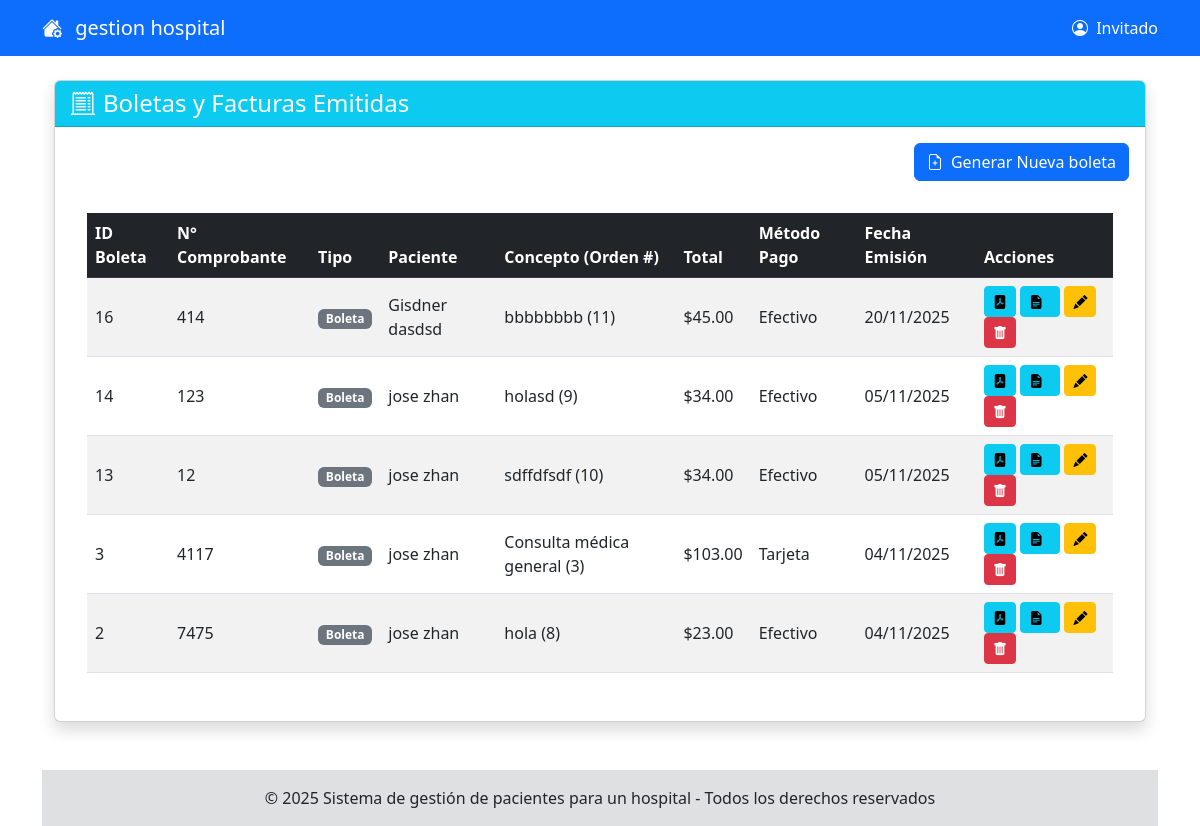
Before: /modeloRol/cajero/gestionEmisionBoletaFinal/indexEmisionBoletaFinal.php with the older database file.
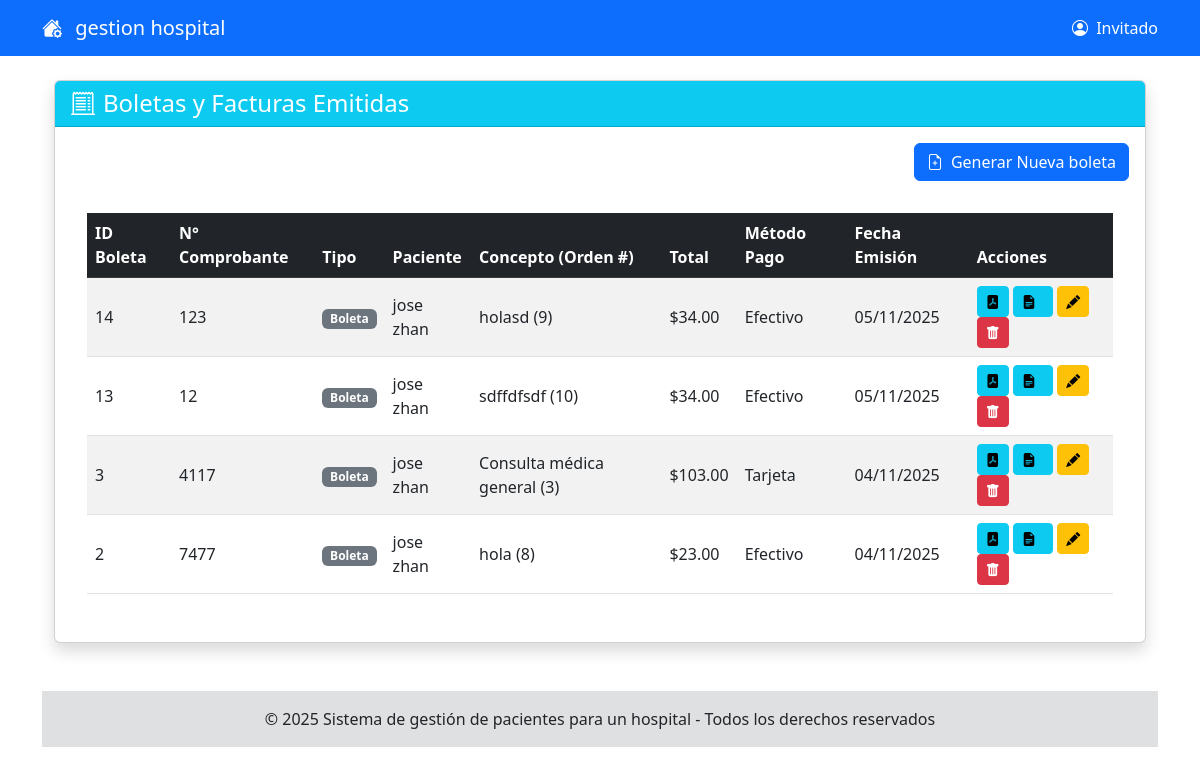
After: the same page with the newer database file.
### tables this page shows
CREATE TABLE `boletas` (
  `id_boleta` int(11) NOT NULL,
  `id_orden` int(11) NOT NULL,
  `numero_boleta` varchar(20) NOT NULL,
  `tipo` enum('Boleta','Factura') DEFAULT 'Boleta',
  `monto_total` decimal(10,2) NOT NULL,
  `metodo_pago` enum('Efectivo','Tarjeta','Transferencia') NOT NULL,
  `fecha_emision` timestamp NOT NULL DEFAULT current_timestamp()
);

CREATE TABLE `usuarios` (
  `id_usuario` int(11) NOT NULL,
  `id_rol` int(11) NOT NULL,
  `email` varchar(50) NOT NULL,
  `usuario_clave` varchar(255) NOT NULL,
  `usuario_usuario` varchar(50) NOT NULL,
  `nombre` varchar(50) NOT NULL,
  `apellido_paterno` varchar(50) NOT NULL,
  `apellido_materno` varchar(50) NOT NULL,
  `telefono` varchar(15) DEFAULT NULL,
  `activo` tinyint(1) DEFAULT 1,
  `ultimo_login` datetime DEFAULT NULL,
  `estatus` int(11) NOT NULL,
  `creado_en` timestamp NOT NULL DEFAULT current_timestamp(),
  `actualizado_en` timestamp NOT NULL DEFAULT current_timestamp() ON UPDATE current_timestamp()
);

CREATE TABLE `orden_pago` (
  `id_orden` int(11) NOT NULL,
  `id_paciente` int(11) NOT NULL,
  `id_cita` int(11) DEFAULT NULL,
  `id_internado` int(11) DEFAULT NULL,
  `concepto` varchar(255) NOT NULL,
  `monto_estimado` decimal(10,2) NOT NULL,
  `estado` enum('Pendiente','Facturada','Anulada') DEFAULT 'Pendiente',
  `fecha_emision` timestamp NOT NULL DEFAULT current_timestamp()
);

### modeloRol/cajero/gestionEmisionBoletaFinal/indexEmisionBoletaFinal.php (called while the page is built, shortened)
<?php
include_once('./formEmisionBoletaFinal.php');
$obj = new formEmisionBoletaFinal();
$obj->formEmisionBoletaFinalShow();
?>

### modelo/conexion.php (called while the page is built, shortened)
<?php
class Conexion
{
    private static $instancia = null;
    private $connection;
    private $host = 'localhost';
    private $user = 'root';
    private $pass = '';
    private $dbName = 'opipitaltrabajo';
    private function __construct()
    {
        $this->connection = new mysqli($this->host, $this->user, $this->pass, $this->dbName);
        $this->connection->set_charset("utf8");
    }
    public static function getInstancia()
    {
        if (self::$instancia === null) {
            self::$instancia = new Conexion();
        }
        return self::$instancia;
    }
    public function getConnection()
    {
        return $this->connection;
    }
}
?>

### modelo/BoletaDAO.php (called while the page is built, shortened)
<?php
include_once('conexion.php');
class BoletaDAO
{
    private $connection;
    public function __construct()
    {
        $this->connection = Conexion::getInstancia()->getConnection();
    }
    public function obtenerTodasLasBoletas()
    {
        $sql = "SELECT
                    b.id_boleta, b.numero_boleta, b.tipo, b.monto_total, b.metodo_pago, b.fecha_emision,
                    op.id_orden, op.concepto,
                    u.nombre AS nombre_paciente, u.apellido_paterno AS apellido_paciente
                FROM boletas b
                JOIN orden_pago op ON b.id_orden = op.id_orden
                JOIN pacientes p ON op.id_paciente = p.id_paciente
                JOIN usuarios u ON p.id_usuario = u.id_usuario
                ORDER BY b.fecha_emision DESC";
        $resultado = $this->connection->query($sql);
        return $resultado ? $resultado->fetch_all(MYSQLI_ASSOC) : [];
    }
}
?>

### modeloRol/cajero/gestionEmisionBoletaFinal/formEmisionBoletaFinal.php (the view, shortened to what the changed rows need)
<?php
include_once("../../../shared/pantalla.php");
include_once("../../../modelo/BoletaDAO.php");
class formEmisionBoletaFinal extends pantalla
{
    public function formEmisionBoletaFinalShow()
    {
        $objBoletaDAO = new BoletaDAO();
        $listaBoletas = $objBoletaDAO->obtenerTodasLasBoletas();
?>
<div class="container mt-4">
    <div class="card shadow">
        <div class="card-body">
        <div class="card-body">
            <div class="table-responsive">
                <table class="table table-striped table-hover align-middle">
                    <thead>
                        <tr class="table-dark">
                            <th>ID Boleta</th>
                            <th>N° Comprobante</th>
                            <th>Tipo</th>
                            <th>Paciente</th>
                            <th>Concepto (Orden #)</th>
                            <th>Total</th>
                            <th>Método Pago</th>
                            <th>Fecha Emisión</th>
                            <th>Acciones</th>
                        </tr>
                    </thead>
                    <tbody>
                        <?php if (count($listaBoletas) > 0) {
                            foreach ($listaBoletas as $boleta) {
                                $badgeType = ($boleta['tipo'] == 'Factura') ? 'primary' : 'secondary';
                            ?>
                                <tr>
                                    <td><?php echo htmlspecialchars($boleta['id_boleta']); ?></td>
                                    <td><?php echo htmlspecialchars($boleta['numero_boleta']); ?></td>
                                    <td><span class="badge bg-<?php echo $badgeType; ?>"><?php echo htmlspecialchars($boleta['tipo']); ?></span></td>
                                    <td><?php echo htmlspecialchars($boleta['nombre_paciente'] . ' ' . $boleta['apellido_paciente']); ?></td>
                                    <td><?php echo htmlspecialchars($boleta['concepto']); ?> (<?php echo htmlspecialchars($boleta['id_orden']); ?>)</td>
                                    <td>$<?php echo number_format(htmlspecialchars($boleta['monto_total']), 2); ?></td>
                                    <td><?php echo htmlspecialchars($boleta['metodo_pago']); ?></td>
                                    <td><?php echo date('d/m/Y', strtotime($boleta['fecha_emision'])); ?></td>
                                    <td>
                                        <a href="./emicionDeBoletaPDF/indexEmicionBoletaPDF.php?id_boleta=<?php echo htmlspecialchars($boleta['id_boleta']); ?>"
                                           class="btn btn-sm btn-info" title="Emitir Boleta" target="_blank">
                                            <i class="bi bi-file-pdf-fill"></i>
                                        </a>
                                        <a href="./emirtirPrefactura/indexEmitirPrefactura.php?id_boleta=<?php echo htmlspecialchars($boleta['id_boleta']); ?>"
                                            class="btn btn-sm btn-info" title="Emitir Prefactura PDF" target="_blank">
                                                <i class="bi bi-file-earmark-text-fill me-2"></i>
                                            </a>
                                           <a href="./editarEmicionBoleta/idexEditarEmisionBoleta.php?id=<?php echo htmlspecialchars($boleta['id_boleta']); ?>"
                                           class="btn btn-sm btn-warning" title="Editar Boleta">
                                            <i class="bi bi-pencil-fill"></i>
                                        </a>
                                        <button class="btn btn-sm btn-danger" title="Eliminar Boleta (Anular)"
                                                onclick="confirmarEliminar(<?php echo htmlspecialchars($boleta['id_boleta']); ?>)">
                                            <i class="bi bi-trash-fill"></i>
                                        </button>
                                    </td>
                                </tr>
                            <?php }
                        } else { ?>
                            <tr><td colspan="9" class="text-center">No hay boletas o facturas registradas.</td></tr>
                        <?php } ?>
                    </tbody>
                </table>
            </div>
        </div>
    </div>
</div>
<?php
    }
}
?>

Changed rows visible on the page:
removed boletas: id_boleta "16", numero_boleta "414", tipo "Boleta", usuarios.nombre+apellido_paterno "Gisdner dasdsd", id_orden.concepto "bbbbbbbb", id_orden.id_orden "11", monto_total "45.00", metodo_pago "Efectivo", fecha_emision "20/11/2025"
changed boletas "hola": numero_boleta "7475" → "7477"
